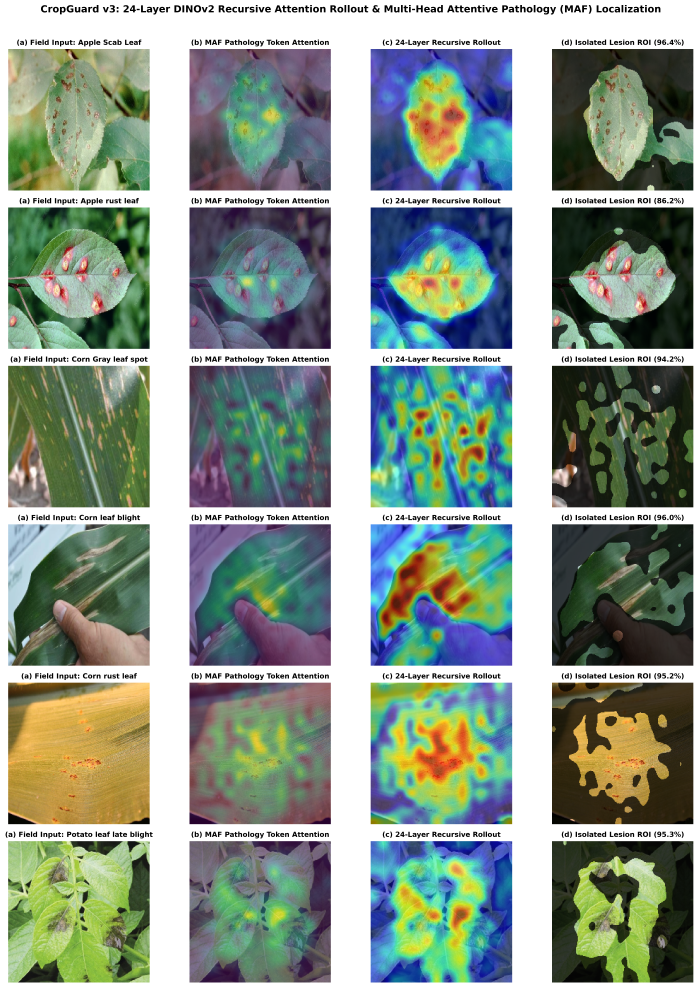
#> input picture docs/figures/attention_rollout_grid.png, 4190 x 5925 px (shown at 1/6 size)
$ python -i prepare_pv_subsets.py   (imports and definitions only)
#> lines starting #> are read from the running program, lines starting #| are printed output that depends on the picture
"""
Phase 5 - Step 5.1: PlantVillage Cross-Domain Subset Builder (PV_200, PV_100, PV_Val)
CropGuard v3 - Cross-Domain Lab-to-Field Transfer (PlantVillage -> PlantDoc)

Constructs strictly balanced, diversity-sampled, zero-leakage PlantVillage subsets
across the 27 PlantDoc-aligned classes:
  - PV_200: 200 diverse training images per class (5,400 total)
  - PV_100: 100 diverse training images per class (2,700 total, strict subset of PV_200)
  - PV_Val: 50 disjoint validation images per class (1,350 total, zero overlap with PV_200)

Also maps every color image to its corresponding cutout in `plantvillage dataset/segmented`
and records RGB channel distribution statistics across PlantVillage vs PlantDoc.
"""

import os
import sys
import json
import logging
from pathlib import Path
from datetime import datetime, timezone
from typing import Dict, List, Tuple, Optional, Any

import numpy as np
from PIL import Image
from sklearn.cluster import MiniBatchKMeans

# [5 lines not run here, left out]
logger = logging.getLogger("PVSubsetBuilder")

BASE_DIR = Path(__file__).resolve().parent
PV_COLOR_DIR = BASE_DIR / "plantvillage dataset" / "color"
PV_SEG_DIR = BASE_DIR / "plantvillage dataset" / "segmented"
PD_CLEAN_TEST_DIR = BASE_DIR / "augmented_plantdoc_clean" / "test"
MANIFEST_PATH = BASE_DIR / "docs" / "pv_subsets_manifest.json"
RANDOM_SEED = 47

# Exact 1-to-1 class mapping between the 27 PlantDoc classes and PlantVillage classes
PD_TO_PV_CLASS_MAP: Dict[str, str] = {
    "Apple Scab Leaf": "Apple___Apple_scab",
    "Apple leaf": "Apple___healthy",
    "Apple rust leaf": "Apple___Cedar_apple_rust",
    "Bell_pepper leaf": "Pepper,_bell___healthy",
    "Bell_pepper leaf spot": "Pepper,_bell___Bacterial_spot",
    "Blueberry leaf": "Blueberry___healthy",
    "Cherry leaf": "Cherry_(including_sour)___healthy",
    "Corn Gray leaf spot": "Corn_(maize)___Cercospora_leaf_spot Gray_leaf_spot",
    "Corn leaf blight": "Corn_(maize)___Northern_Leaf_Blight",
    "Corn rust leaf": "Corn_(maize)___Common_rust_",
    "Peach leaf": "Peach___healthy",
    "Potato leaf early blight": "Potato___Early_blight",
    "Potato leaf late blight": "Potato___Late_blight",
    "Raspberry leaf": "Raspberry___healthy",
    "Soyabean leaf": "Soybean___healthy",
    "Squash Powdery mildew leaf": "Squash___Powdery_mildew",
    "Strawberry leaf": "Strawberry___healthy",
    "Tomato Early blight leaf": "Tomato___Early_blight",
    "Tomato Septoria leaf spot": "Tomato___Septoria_leaf_spot",
    "Tomato leaf": "Tomato___healthy",
    "Tomato leaf bacterial spot": "Tomato___Bacterial_spot",
    "Tomato leaf late blight": "Tomato___Late_blight",
    "Tomato leaf mosaic virus": "Tomato___Tomato_mosaic_virus",
    "Tomato leaf yellow virus": "Tomato___Tomato_Yellow_Leaf_Curl_Virus",
    "Tomato mold leaf": "Tomato___Leaf_Mold",
    "grape leaf": "Grape___healthy",
    "grape leaf black rot": "Grape___Black_rot",
}


# [17 lines left out: function find_segmented_match, not called in this run]


def extract_lightweight_descriptor(img_path: Path) -> Tuple[np.ndarray, np.ndarray, np.ndarray]:
    """Extracts a lightweight 198-D spatial+color descriptor and RGB mean/std."""
#> called with img_path = 'docs/figures/attention_rollout_grid.png'
    with Image.open(img_path) as img:
#> img is the input picture: PIL image 4190x5925 RGBA; mean R, G, B, A 139.9, 153.4, 141.1, 255
        rgb = img.convert("RGB")
        arr_224 = np.asarray(rgb.resize((224, 224), Image.BILINEAR), dtype=np.float32) / 255.0
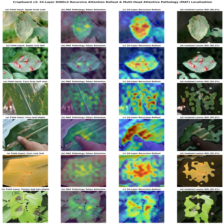
#> arr_224: shape (224, 224, 3) float32; mean R, G, B 0.549, 0.601, 0.554
        rgb_mean = arr_224.mean(axis=(0, 1))
#> rgb_mean = [0.549, 0.601, 0.554]
        rgb_std = arr_224.std(axis=(0, 1))
#> rgb_std = [0.317, 0.295, 0.313]
        thumb = np.asarray(rgb.resize((8, 8), Image.BILINEAR), dtype=np.float32) / 255.0
        feat = np.concatenate([thumb.flatten(), rgb_mean, rgb_std], axis=0)
#> feat = 198 values, max 0.765 at index 4, min 0.259 at index 95, mean 0.557
    return feat, rgb_mean, rgb_std


# [227 lines left out: functions select_diverse_medoids, build_pv_subsets, not called in this run]


# [2 lines not run here, left out]

>>> result = extract_lightweight_descriptor('docs/figures/attention_rollout_grid.png')

$ run again, on docs/figures/saliency_overlays/saliency_02_Apple_rust_leaf.png
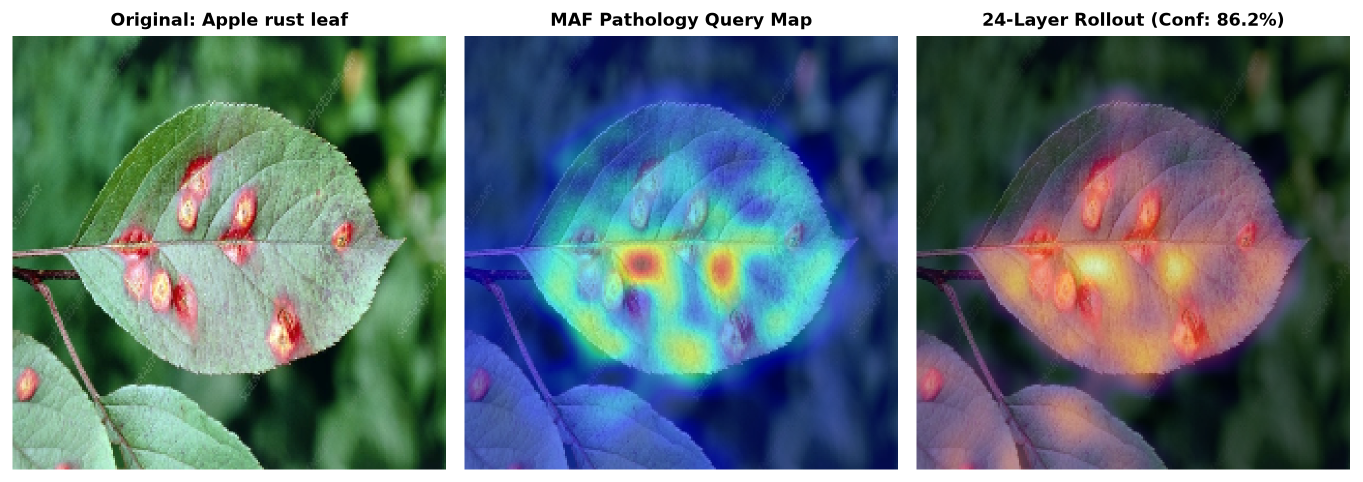
#> input picture docs/figures/saliency_overlays/saliency_02_Apple_rust_leaf.png, 2725 x 964 px (shown at 1/2 size)
#> in extract_lightweight_descriptor, img is the input picture: PIL image 2725x964 RGBA; mean R, G, B, A 100.7, 120.1, 124, 255
#> in extract_lightweight_descriptor, `arr_224 = np.asarray(rgb.resize((224, 224), Image.BILINEAR), dtype=np...`:
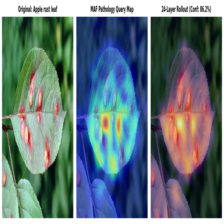
#> arr_224: shape (224, 224, 3) float32; mean R, G, B 0.395, 0.471, 0.486
#> rgb_mean = [0.395, 0.471, 0.486]
#> rgb_std = [0.312, 0.281, 0.279]
#> feat = 198 values, max 0.776 at index 169, min 0.133 at index 36, mean 0.436
